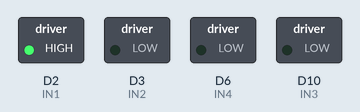
The program below on a simulated Arduino Nano ESP32. On the bench: switched loads named in the program (green lamp = pin HIGH).

Above: at 0.02 s.
At 0.77 s:
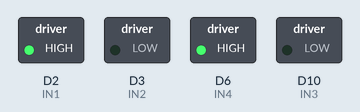
At 1.47 s:
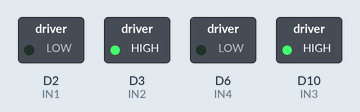
At 2.92 s:
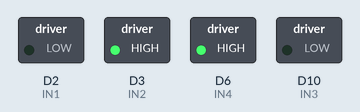
Timing chart, 0 to 3.2 s (numbered marks = the images above):
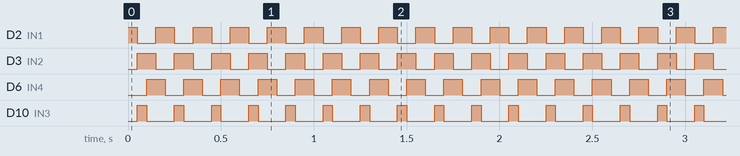

Measured:
- by itself, D2 (IN1), D3 (IN2), D6 (IN4): alternates HIGH for 0.10 s and LOW for 0.10 s
- by itself, D10 (IN3): alternates HIGH for 0.05 s and LOW for 0.15 s
- by itself, everything shown: repeats every 0.60 s, in 4 steps

The program:

main.cpp
```cpp
#include <Arduino.h>


/* connectors on the h -bridge
 * left side
 * pin 1 + pin 9 - 5V
 * pin 2 - d2
 * pin 3 - Green motor
 * pin 4 - gnd
 * pin 5 empty
 * pin 6 - black motor
 * pin 7 - d3
 * pin 8 - 3V8
 *
 * right side
 * pin 16 - 5V
 * pin 15 - d6
 * pin 14 - Red motor
 * pin 13 - gnd
 * pin 12 empty
 * pin 11 - Blue motor
 * pin 10 - d10
 * pin 9 - pin 1 - 5V
 *
 **/

const int IN1 = 2;   // pin 2, 1A, coil 1 direction
const int IN2 = 3;   // pin 7, 2A, coil 1 direction
const int IN3 = 10;  // pin 10, 3A, coil 2 direction
const int IN4 = 6;   // pin 15, 4A , coil 2 direction

void setStep(int a, int b, int c, int d) {
    digitalWrite(IN1, a);
    digitalWrite(IN2, b);
    digitalWrite(IN3, c);
    digitalWrite(IN4, d);
}

void setup() {
    pinMode(IN1, OUTPUT);
    pinMode(IN2, OUTPUT);
    pinMode(IN3, OUTPUT);
    pinMode(IN4, OUTPUT);
}

void loop() {
    setStep(1,0,0,0); delay(50);
    setStep(0,1,1,0); delay(50);
    setStep(0,1,0,1); delay(50);
    setStep(1,0,0,1); delay(50);

}
```
